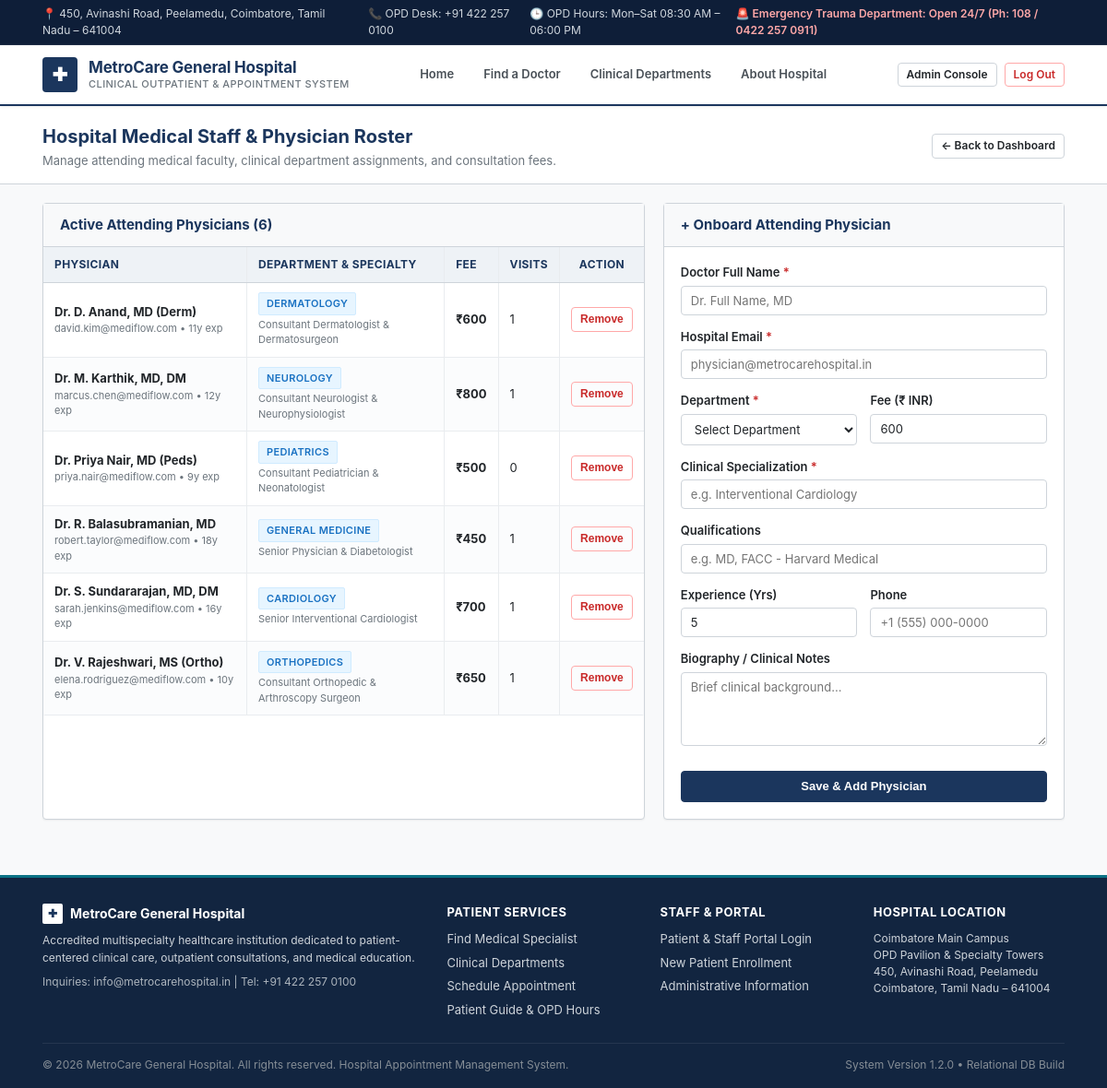
Page /admin/doctors (signed in) on the committed database.
### tables this page shows
CREATE TABLE doctors (
        id INTEGER PRIMARY KEY AUTOINCREMENT,
        user_id INTEGER UNIQUE NOT NULL,
        department_id INTEGER NOT NULL,
        specialization TEXT NOT NULL,
        qualification TEXT NOT NULL,
        experience_years INTEGER NOT NULL DEFAULT 1,
        consultation_fee REAL NOT NULL DEFAULT 500.0,
        available_days TEXT NOT NULL, -- e.g. "Monday, Tuesday, Wednesday, Thursday, Friday"
        slot_start_time TEXT NOT NULL DEFAULT '09:00',
        slot_end_time TEXT NOT NULL DEFAULT '17:00',
        slot_duration_mins INTEGER NOT NULL DEFAULT 30,
        bio TEXT,
        FOREIGN KEY (user_id) REFERENCES users(id) ON DELETE CASCADE,
        FOREIGN KEY (department_id) REFERENCES departments(id) ON DELETE RESTRICT
    );

### app/admin.py (the view, shortened to what this page needs)
@admin_bp.route('/doctors', methods=['GET', 'POST'])
@login_required(role='admin')
def doctors():
    conn = get_db_connection()
    doctors_list = conn.execute("""
        SELECT d.*, u.full_name, u.email, u.phone, dept.name as department_name,
               COUNT(a.id) as appointment_count
        FROM doctors d
        JOIN users u ON d.user_id = u.id
        JOIN departments dept ON d.department_id = dept.id
        LEFT JOIN appointments a ON d.id = a.doctor_id
        GROUP BY d.id
        ORDER BY u.full_name ASC
    """).fetchall()
    departments = conn.execute("SELECT * FROM departments ORDER BY name ASC").fetchall()
    conn.close()
    return render_template('admin/doctors.html', doctors=doctors_list, departments=departments)

### app/auth.py (called while the page is built, shortened)
def login_required(role=None):
    def decorator(f):
        @wraps(f)
        def decorated_function(*args, **kwargs):
            if 'user_id' not in session:
                flash('Please log in to access this page.', 'warning')
                return redirect(url_for('auth.login', next=request.path))
            return f(*args, **kwargs)
        return decorated_function
    return decorator

### app/database.py (called while the page is built)
def get_db_connection():
    from flask import current_app
    db_file = DB_PATH
    try:
        if current_app and 'DATABASE' in current_app.config:
            db_file = current_app.config['DATABASE']
    except RuntimeError:
        pass
    conn = sqlite3.connect(db_file)
    conn.row_factory = sqlite3.Row
    conn.execute("PRAGMA foreign_keys = ON")
    return conn

### app/templates/admin/doctors.html (shortened to what this page needs)
{% extends 'base.html' %}
{% block content %}
<div class="page-title-bar">
  <div class="container">
    <div>
      <h1 class="page-heading">Hospital Medical Staff & Physician Roster</h1>
      <div class="page-subheading">Manage attending medical faculty, clinical department assignments, and consultation fees.</div>
    </div>
    <a href="{{ url_for('admin.dashboard') }}" class="btn btn-secondary btn-sm">&larr; Back to Dashboard</a>
  </div>
</div>
<div class="container" style="padding-bottom: 40px;">
  <div style="display: grid; grid-template-columns: 1.8fr 1.2fr; gap: 20px;">
    <div class="hospital-panel">
      <div class="panel-header">
        <h2 class="panel-title">Active Attending Physicians ({{ doctors|length }})</h2>
      </div>
      <div class="table-wrapper" style="border: none;">
        <table class="hospital-table">
          <thead>
            <tr>
              <th>Physician</th>
              <th>Department & Specialty</th>
              <th>Fee</th>
              <th>Visits</th>
              <th style="text-align: center;">Action</th>
            </tr>
          </thead>
          <tbody>
            {% for doc in doctors %}
            <tr>
              <td>
                <strong>{{ doc.full_name }}</strong>
                <div style="font-size: 11px; color: var(--text-muted);">{{ doc.email }} &bull; {{ doc.experience_years }}y exp</div>
              </td>
              <td>
                <span class="status-badge status-scheduled">{{ doc.department_name }}</span>
                <div style="font-size: 11px; color: var(--text-muted); margin-top: 2px;">{{ doc.specialization }}</div>
              </td>
              <td><strong>₹{{ "%.0f"|format(doc.consultation_fee) }}</strong></td>
              <td>{{ doc.appointment_count }}</td>
              <td style="text-align: center;">
                <form method="POST" action="{{ url_for('admin.delete_doctor', doctor_id=doc.id) }}" onsubmit="return confirm('Confirm removal of {{ doc.full_name }} from hospital staff?');">
                  <button type="submit" class="btn btn-outline-danger btn-sm">Remove</button>
                </form>
              </td>
            </tr>
            {% endfor %}
          </tbody>
        </table>
      </div>
    </div>
    <div class="hospital-panel" style="height: fit-content;">
      <div class="panel-header">
        <h2 class="panel-title">+ Onboard Attending Physician</h2>
      </div>
      <div class="panel-body">
        <form method="POST" action="{{ url_for('admin.doctors') }}">
          <div class="form-group">
            <label class="form-label" for="full_name">Doctor Full Name <span class="req">*</span></label>
            <input type="text" id="full_name" name="full_name" class="form-control" placeholder="Dr. Full Name, MD" required>
          </div>
          <div class="form-group">
            <label class="form-label" for="email">Hospital Email <span class="req">*</span></label>
            <input type="email" id="email" name="email" class="form-control" placeholder="physician@metrocarehospital.in" required>
          </div>
          <div class="form-row">
            <div class="form-group">
              <label class="form-label" for="department_id">Department <span class="req">*</span></label>
              <select id="department_id" name="department_id" class="form-select" required>
                <option value="">Select Department</option>
              </select>
            </div>
            <div class="form-group">
              <label class="form-label" for="consultation_fee">Fee (₹ INR)</label>
              <input type="number" id="consultation_fee" name="consultation_fee" class="form-control" value="600" step="1" required>
            </div>
          </div>
          <div class="form-group">
            <label class="form-label" for="specialization">Clinical Specialization <span class="req">*</span></label>
            <input type="text" id="specialization" name="specialization" class="form-control" placeholder="e.g. Interventional Cardiology" required>
          </div>
          <div class="form-group">
            <label class="form-label" for="qualification">Qualifications</label>
            <input type="text" id="qualification" name="qualification" class="form-control" placeholder="e.g. MD, FACC - Harvard Medical" required>
          </div>
          <div class="form-row">
            <div class="form-group">
              <label class="form-label" for="experience_years">Experience (Yrs)</label>
              <input type="number" id="experience_years" name="experience_years" class="form-control" value="5" min="0">
            </div>
            <div class="form-group">
              <label class="form-label" for="phone">Phone</label>
              <input type="tel" id="phone" name="phone" class="form-control" placeholder="+1 (555) 000-0000">
            </div>
          </div>
          <div class="form-group">
            <label class="form-label" for="bio">Biography / Clinical Notes</label>
            <textarea id="bio" name="bio" class="form-control" placeholder="Brief clinical background..."></textarea>
          </div>
          <button type="submit" class="btn btn-primary btn-block" style="margin-top: 8px;">
            Save & Add Physician
          </button>
        </form>
      </div>
    </div>
  </div>
</div>
{% endblock %}

### rows in the picture
doctors: full_name "Dr. D. Anand, MD (Derm)", email "david.kim@mediflow.com", experience_years "11", department_name "DERMATOLOGY", specialization "Consultant Dermatologist & Dermatosurgeon", consultation_fee "600", appointment_count "1"
doctors: full_name "Dr. M. Karthik, MD, DM", email "marcus.chen@mediflow.com", experience_years "12", department_name "NEUROLOGY", specialization "Consultant Neurologist & Neurophysiologist", consultation_fee "800", appointment_count "1"
doctors: full_name "Dr. Priya Nair, MD (Peds)", email "priya.nair@mediflow.com", experience_years "9", department_name "PEDIATRICS", specialization "Consultant Pediatrician & Neonatologist", consultation_fee "500", appointment_count "0"
doctors: full_name "Dr. R. Balasubramanian, MD", email "robert.taylor@mediflow.com", experience_years "18", department_name "GENERAL MEDICINE", specialization "Senior Physician & Diabetologist", consultation_fee "450", appointment_count "1"
doctors: full_name "Dr. S. Sundararajan, MD, DM", email "sarah.jenkins@mediflow.com", experience_years "16", department_name "CARDIOLOGY", specialization "Senior Interventional Cardiologist", consultation_fee "700", appointment_count "1"
doctors: full_name "Dr. V. Rajeshwari, MS (Ortho)", email "elena.rodriguez@mediflow.com", experience_years "10", department_name "ORTHOPEDICS", specialization "Consultant Orthopedic & Arthroscopy Surgeon", consultation_fee "650", appointment_count "1"

### other values in the picture
{{ doctors|length }} "6"
